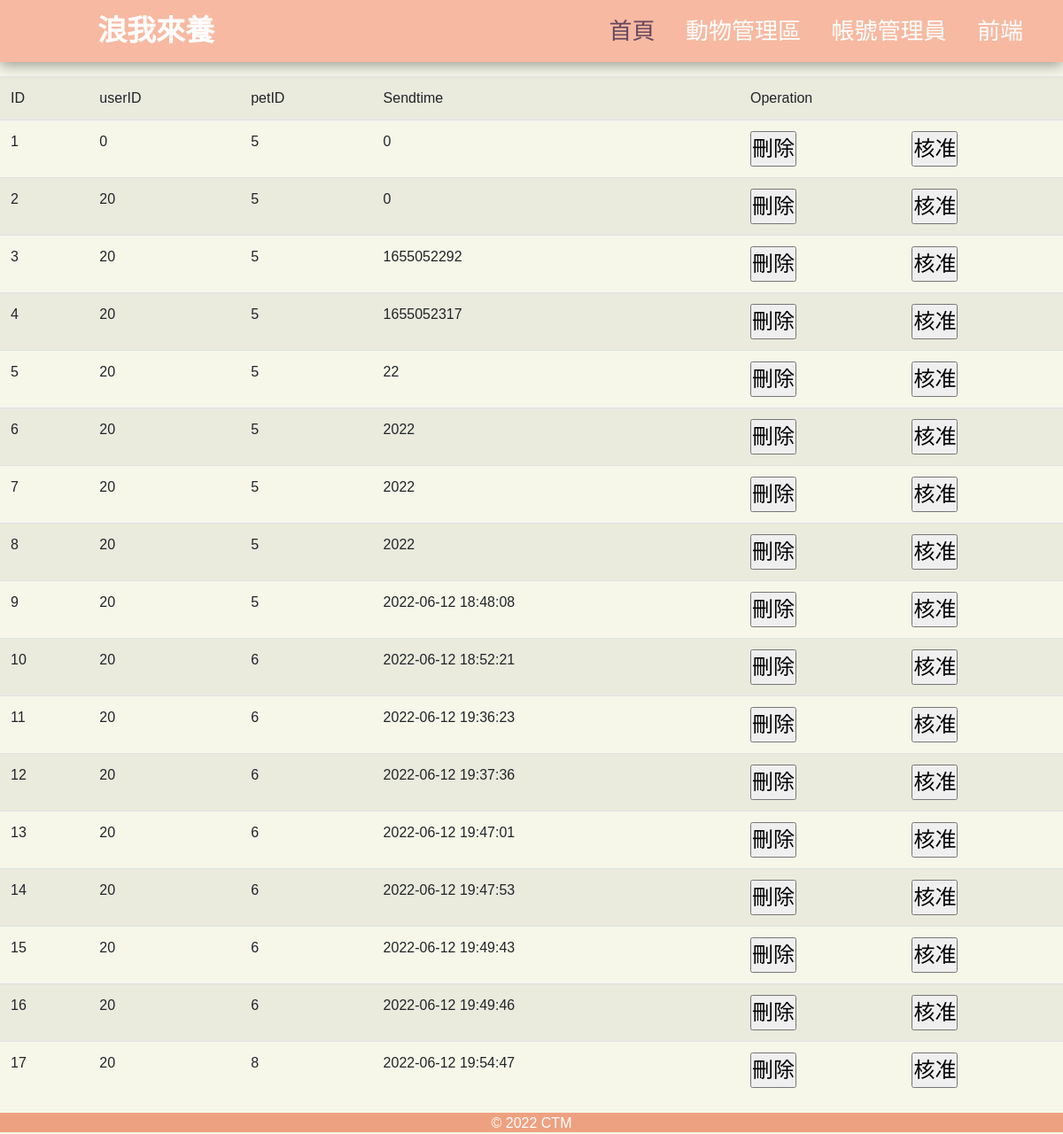
/Admin/adobt_form.php, run on the app's committed database.
### tables this page shows
CREATE TABLE `applicationform` (
  `ID` int(11) NOT NULL,
  `userID` int(11) NOT NULL,
  `petID` int(11) NOT NULL,
  `Sendtime` varchar(20) NOT NULL DEFAULT current_timestamp()
);

### Admin/adobt_form.php (the view, shortened to what this page needs)
<!DOCTYPE html>
<html lang="en">
<head>
<link rel="stylesheet" href="https://cdn.jsdelivr.net/npm/bootstrap@4.3.1/dist/css/bootstrap.min.css">
    </head>
    <body>
    <?php
	include("controller/connectDB.php");
	include ('header.php');
	?>
	<div>
	<table style="border=1"  class="table table-striped">
	<?php
	$i=0;
	$column=array("ID","userID","petID","Sendtime","Operation");
	echo "<tr>";
	for($i;$i<sizeof($column)-1;$i++){
		echo "<td>".$column[$i]."</td>";
	}
	echo "<td colspan=\"2\">".$column[sizeof($column)-1]."</td>";
	echo "</tr>";
	?>
    <?php
	$sql_query="SELECT * FROM `applicationform`";
	$result=mysqli_query($db_link,$sql_query);
	while($row_result=mysqli_fetch_row($result)){
		echo "<tr>";
		for($i=0;$i<sizeof($row_result);$i++)
			echo "<td>".$row_result[$i]."</td>";
		echo "<td><input type=\"button\" value=\"刪除\" onclick=\"javascript:location.href='controller/deleteuser.php?id=$row_result[0]&func=0'\" style=\"font-size:24px; font-family:'微軟正黑體'\" /></td>";
		echo "<td><input type=\"button\" value=\"核准\" onclick=\"javascript:location.href='controller/checkuser.php?id=$row_result[0]&func=1'\" style=\"font-size:24px; font-family:'微軟正黑體'\" /></td>";
		echo "</tr>";
	}
	?>
    </table>
    </div>
    <?php
	include('footer.php');
	?>
   </body>
</html>

### data on the page
applicationform: ID "1", userID "0", petID "5", Sendtime "0"
applicationform: ID "2", userID "20", petID "5", Sendtime "0"
applicationform: ID "3", userID "20", petID "5", Sendtime "1655052292"
applicationform: ID "4", userID "20", petID "5", Sendtime "1655052317"
applicationform: ID "5", userID "20", petID "5", Sendtime "22"
applicationform: ID "6", userID "20", petID "5", Sendtime "2022"
applicationform: ID "7", userID "20", petID "5", Sendtime "2022"
applicationform: ID "8", userID "20", petID "5", Sendtime "2022"
applicationform: ID "9", userID "20", petID "5", Sendtime "2022-06-12 18:48:08"
applicationform: ID "10", userID "20", petID "6", Sendtime "2022-06-12 18:52:21"
applicationform: ID "11", userID "20", petID "6", Sendtime "2022-06-12 19:36:23"
applicationform: ID "12", userID "20", petID "6", Sendtime "2022-06-12 19:37:36"
applicationform: ID "13", userID "20", petID "6", Sendtime "2022-06-12 19:47:01"
applicationform: ID "14", userID "20", petID "6", Sendtime "2022-06-12 19:47:53"
applicationform: ID "15", userID "20", petID "6", Sendtime "2022-06-12 19:49:43"
applicationform: ID "16", userID "20", petID "6", Sendtime "2022-06-12 19:49:46"
applicationform: ID "17", userID "20", petID "8", Sendtime "2022-06-12 19:54:47"

### other printed values
$column[$i] "ID"
$column[$i] "userID"
$column[$i] "petID"
$column[$i] "Sendtime"
$column[sizeof($column)-1] "Operation"
